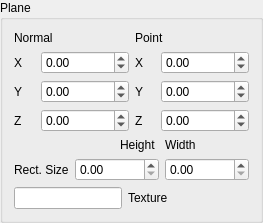
          <widget class="QGroupBox" name="plane_gb_plane">
           <property name="sizePolicy">
            <sizepolicy hsizetype="Preferred" vsizetype="Maximum">
             <horstretch>0</horstretch>
             <verstretch>0</verstretch>
            </sizepolicy>
           </property>
           <property name="minimumSize">
            <size>
             <width>0</width>
             <height>0</height>
            </size>
           </property>
           <property name="title">
            <string>Plane</string>
           </property>
           <layout class="QVBoxLayout" name="verticalLayout_15">
            <item>
             <layout class="QGridLayout" name="gridLayout_14">
              <item row="0" column="0" colspan="2">
               <widget class="QLabel" name="label_99">
                <property name="text">
                 <string>Normal</string>
                </property>
               </widget>
              </item>
              <item row="0" column="2" colspan="2">
               <widget class="QLabel" name="label_100">
                <property name="text">
                 <string>Point</string>
                </property>
               </widget>
              </item>
              <item row="1" column="0">
               <widget class="QLabel" name="label_101">
                <property name="text">
                 <string>X</string>
                </property>
               </widget>
              </item>
              <item row="1" column="1">
               <widget class="QDoubleSpinBox" name="normx_6">
                <property name="minimum">
                 <double>-10000000.000000000000000</double>
                </property>
                <property name="maximum">
                 <double>100000.000000000000000</double>
                </property>
               </widget>
              </item>
              <item row="1" column="2">
               <widget class="QLabel" name="label_102">
                <property name="text">
                 <string>X</string>
                </property>
               </widget>
              </item>
              <item row="1" column="3">
               <widget class="QDoubleSpinBox" name="ptx_6">
                <property name="minimum">
                 <double>-10000000.000000000000000</double>
                </property>
                <property name="maximum">
                 <double>100000.000000000000000</double>
                </property>
               </widget>
              </item>
              <item row="2" column="0">
               <widget class="QLabel" name="label_103">
                <property name="text">
                 <string>Y</string>
                </property>
               </widget>
              </item>
              <item row="2" column="1">
               <widget class="QDoubleSpinBox" name="normy_6">
                <property name="minimum">
                 <double>-1000000.000000000000000</double>
                </property>
                <property name="maximum">
                 <double>100000.000000000000000</double>
                </property>
               </widget>
              </item>
              <item row="2" column="2">
               <widget class="QLabel" name="label_104">
                <property name="text">
                 <string>Y</string>
                </property>
               </widget>
              </item>
              <item row="2" column="3">
               <widget class="QDoubleSpinBox" name="pty_6">
                <property name="minimum">
                 <double>-10000000.000000000000000</double>
                </property>
                <property name="maximum">
                 <double>100000.000000000000000</double>
                </property>
               </widget>
              </item>
              <item row="3" column="0">
               <widget class="QLabel" name="label_105">
                <property name="text">
                 <string>Z</string>
                </property>
               </widget>
              </item>
              <item row="3" column="1">
               <widget class="QDoubleSpinBox" name="normz_6">
                <property name="minimum">
                 <double>-10000000.000000000000000</double>
                </property>
                <property name="maximum">
                 <double>100000.000000000000000</double>
                </property>
               </widget>
              </item>
              <item row="3" column="2">
               <widget class="QLabel" name="label_106">
                <property name="text">
                 <string>Z</string>
                </property>
               </widget>
              </item>
              <item row="3" column="3">
               <widget class="QDoubleSpinBox" name="ptz_6">
                <property name="minimum">
                 <double>-10000000.000000000000000</double>
                </property>
                <property name="maximum">
                 <double>100000.000000000000000</double>
                </property>
               </widget>
              </item>
             </layout>
            </item>
            <item>
             <layout class="QGridLayout" name="gridLayout_6">
              <item row="0" column="2">
               <widget class="QLabel" name="label_58">
                <property name="text">
                 <string>Height</string>
                </property>
               </widget>
              </item>
              <item row="0" column="3">
               <widget class="QLabel" name="label_63">
                <property name="text">
                 <string>Width</string>
                </property>
               </widget>
              </item>
              <item row="1" column="0">
               <widget class="QLabel" name="label_50">
                <property name="text">
                 <string>Rect. Size</string>
                </property>
               </widget>
              </item>
              <item row="1" column="1" colspan="2">
               <widget class="QDoubleSpinBox" name="plane_h_2">
                <property name="maximum">
                 <double>1000000.000000000000000</double>
                </property>
               </widget>
              </item>
              <item row="1" column="3">
               <widget class="QDoubleSpinBox" name="plane_w_2">
                <property name="maximum">
                 <double>100000.000000000000000</double>
                </property>
               </widget>
              </item>
             </layout>
            </item>
            <item>
             <layout class="QFormLayout" name="formLayout_13">
              <item row="0" column="0">
               <widget class="QLineEdit" name="texture_plane_2"/>
              </item>
              <item row="0" column="1">
               <widget class="QLabel" name="label_107">
                <property name="text">
                 <string>Texture</string>
                </property>
               </widget>
              </item>
             </layout>
            </item>
           </layout>
          </widget>
